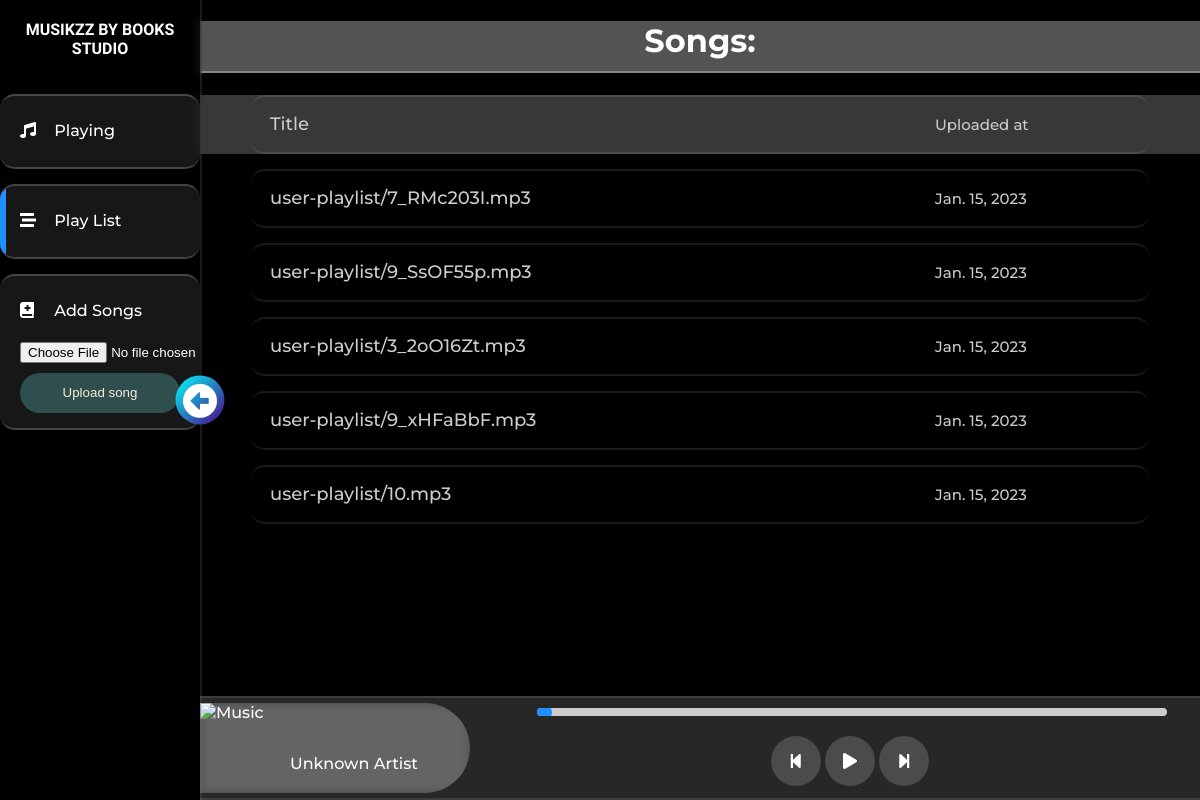
The app's page /Music/ (signed in) with its own data.
### base/models.py (models this page shows, shortened)
class Song(models.Model):
    song_file = models.FileField(upload_to='user-playlist')
    user = models.ForeignKey(User, on_delete=models.CASCADE)
    created_at = models.DateField(default=datetime.now)

### base/views.py (the view)
# urls.py: path('Music/', views.Music, name='Music'),
def Music(request):
    all_songs = Song.objects.filter(user=request.user)
    context = {
        'all_songs': all_songs
    }
    return render(request, 'base/musicplayer.html', context)

### base/templates/base/musicplayer.html (shortened to what this page needs)
<!DOCTYPE html>
{% load static %}
<html lang="en" >
<head>
  <link rel="stylesheet" href="{% static 'styles/musicplayer.css' %}">
</head>
<body>
<nav class="navigation">
    <a href="#" class="logo ripple">Musikzz by Books Studio</a>
    <form action="{% url 'add-song' %}" method="post" enctype="multipart/form-data">
        <ul>
            <li class="ripple">
                <i class="icon fas fa-music"></i> <span>Playing</span>
            </li>
            <li class="ripple active">
                <i class="icon fas fa-stream"></i> <span>Play List</span>
            </li>
            <li class="ripple">
                <label><i class="icon fas fa-book-medical" for="input_file1" onclick="uploadSong()"></i>
                    <span>Add Songs</span></label>
                    <input  type="file" id="input_file1" name="song" accept="audio/*" required/>
                <button style="background-color: darkslategray;
                color: antiquewhite;
                border-radius: 20px;
                width: 100%;
                height: 40px;
                border: none;" type="submit">Upload song</button>
            </li>
        </ul>
    </form>
    <i class="closeButton fas fa-arrow-alt-circle-left"></i>
</nav>
<div class="pagination">
    <div class="music-title">
        <div class="image">
            <img src="https://raw.githubusercontent.com/shu-vro/Musika/old-musika/resources/img/disk.png" alt="Music" />
        </div>
        <div class="title">
            <h2>
            </h2>
            <span>Unknown Artist</span>
        </div>
    </div>
    <div class="controls">
        <div class="progress-container">
            <input type="range" class="progress" min="0" max="100" value="0" />
        </div>
        <div class="main-controls">
            <i class="ripple control-button prev fas fa-step-backward"></i>
            <i onclick="play_puase()" class="ripple control-button play fas fa-play"></i>
            <i class="ripple control-button next fas fa-step-forward"></i>
        </div>
    </div>
</div>
<div class="music-list on">
    <h1>Songs:</h1>
    <ul>
        <li style="
                        background: rgba(197, 197, 197, 0.281);
                        backdrop-filter: blur(10px);
                    ">
            <a href="#" class="ripple"><span>Title</span><span>Uploaded at</span></a>
        </li>
        {% for song in all_songs %}
        <li>
            <a onclick="LoadMusicNew('media/{{ song.song_file }}')" class="ripple"><span>{{ song.song_file }}</span><span>{{ song.created_at }}</span></a>
        </li>
        {% endfor %}
    </ul>
</div>
</body>
</html>

### records on screen
Song: song_file "user-playlist/7_RMc203I.mp3", created_at "Jan. 15, 2023"
Song: song_file "user-playlist/9_SsOF55p.mp3", created_at "Jan. 15, 2023"
Song: song_file "user-playlist/3_2oO16Zt.mp3", created_at "Jan. 15, 2023"
Song: song_file "user-playlist/9_xHFaBbF.mp3", created_at "Jan. 15, 2023"
Song: song_file "user-playlist/10.mp3", created_at "Jan. 15, 2023"
